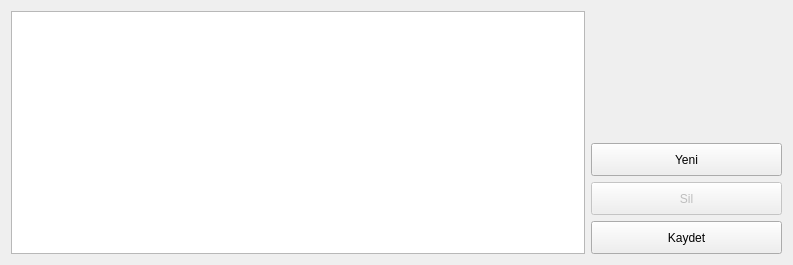
<?xml version="1.0" encoding="UTF-8"?>
<ui version="4.0">
 <class>SetupWindow</class>
 <widget class="QDialog" name="SetupWindow">
  <property name="windowModality">
   <enum>Qt::WindowModal</enum>
  </property>
  <property name="geometry">
   <rect>
    <x>0</x>
    <y>0</y>
    <width>793</width>
    <height>265</height>
   </rect>
  </property>
  <layout class="QHBoxLayout" name="horizontalLayout" stretch="3,1">
   <item>
    <widget class="QTableView" name="tableViewSetup">
     <property name="selectionMode">
      <enum>QAbstractItemView::SingleSelection</enum>
     </property>
     <property name="selectionBehavior">
      <enum>QAbstractItemView::SelectRows</enum>
     </property>
     <property name="cornerButtonEnabled">
      <bool>false</bool>
     </property>
     <attribute name="horizontalHeaderVisible">
      <bool>true</bool>
     </attribute>
     <attribute name="horizontalHeaderCascadingSectionResizes">
      <bool>true</bool>
     </attribute>
     <attribute name="horizontalHeaderStretchLastSection">
      <bool>true</bool>
     </attribute>
     <attribute name="verticalHeaderVisible">
      <bool>false</bool>
     </attribute>
    </widget>
   </item>
   <item>
    <layout class="QVBoxLayout" name="verticalLayout" stretch="4,1,1,1">
     <item>
      <spacer name="verticalSpacer">
       <property name="orientation">
        <enum>Qt::Vertical</enum>
       </property>
       <property name="sizeHint" stdset="0">
        <size>
         <width>20</width>
         <height>40</height>
        </size>
       </property>
      </spacer>
     </item>
     <item>
      <widget class="QToolButton" name="toolButtonAdd">
       <property name="sizePolicy">
        <sizepolicy hsizetype="MinimumExpanding" vsizetype="MinimumExpanding">
         <horstretch>0</horstretch>
         <verstretch>0</verstretch>
        </sizepolicy>
       </property>
       <property name="text">
        <string>Yeni</string>
       </property>
      </widget>
     </item>
     <item>
      <widget class="QToolButton" name="toolButtonDelete">
       <property name="enabled">
        <bool>false</bool>
       </property>
       <property name="sizePolicy">
        <sizepolicy hsizetype="MinimumExpanding" vsizetype="MinimumExpanding">
         <horstretch>0</horstretch>
         <verstretch>0</verstretch>
        </sizepolicy>
       </property>
       <property name="text">
        <string>Sil</string>
       </property>
      </widget>
     </item>
     <item>
      <widget class="QToolButton" name="toolButtonOK">
       <property name="sizePolicy">
        <sizepolicy hsizetype="MinimumExpanding" vsizetype="MinimumExpanding">
         <horstretch>0</horstretch>
         <verstretch>0</verstretch>
        </sizepolicy>
       </property>
       <property name="text">
        <string>Kaydet</string>
       </property>
      </widget>
     </item>
    </layout>
   </item>
  </layout>
 </widget>
 <layoutdefault spacing="6" margin="11"/>
 <resources/>
 <connections/>
</ui>
